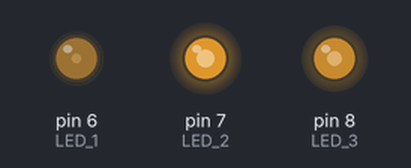
The sketch below on a simulated Arduino Uno, built with avr-gcc and run on an emulated ATmega328P. Shown: output pins drawn as LEDs (lit = HIGH).

Above: at 0.05 s.
At 1.85 s:
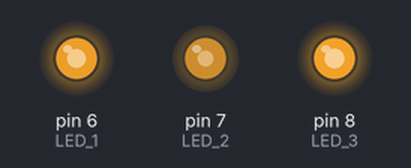
At 3.7 s:
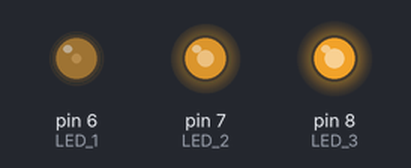
At 7.4 s:
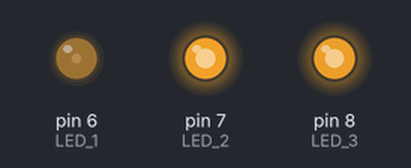
At 10.95 s:
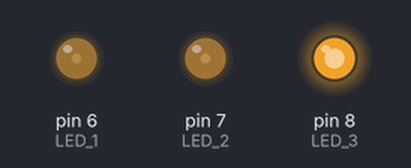
At 14.75 s:
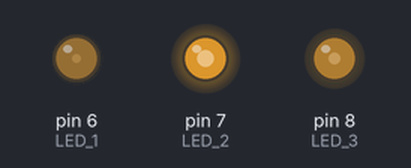
Timing chart, 0 to 19.2 s (numbered marks = the images above):
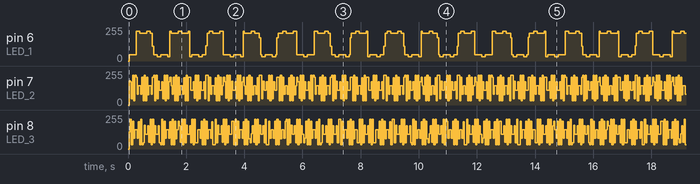

The sketch:

3_leds.ino
```cpp
#include <Arduino_FreeRTOS.h>

#define LED_1 6
#define LED_2 7
#define LED_3 8

void setup() {
    xTaskCreate(led1ControllerTask, "LED 1 Task", 128, NULL, 1, NULL);
    xTaskCreate(led2ControllerTask, "LED 2 Task", 128, NULL, 1, NULL);
    xTaskCreate(led3ControllerTask, "LED 3 Task", 128, NULL, 1, NULL);
}
void led1ControllerTask(void *pvParameters) {
    pinMode(LED_1, OUTPUT);
    while(true) {
        digitalWrite(LED_1, digitalRead(LED_1)^1);
    }
}
void led2ControllerTask(void *pvParameters) {
    pinMode(LED_2, OUTPUT);
    while(true) {
        digitalWrite(LED_2, digitalRead(LED_2)^1);
    }
}
void led3ControllerTask(void *pvParameters) {
    pinMode(LED_3, OUTPUT);
    while(true) {
        digitalWrite(LED_3, digitalRead(LED_3)^1);
    }
}
void loop() {
}
```

Measured:
- by itself, pin 6 (LED_1), pin 7 (LED_2), pin 8 (LED_3): moves between 31/255 and 224/255, repeating every 14.8 s
